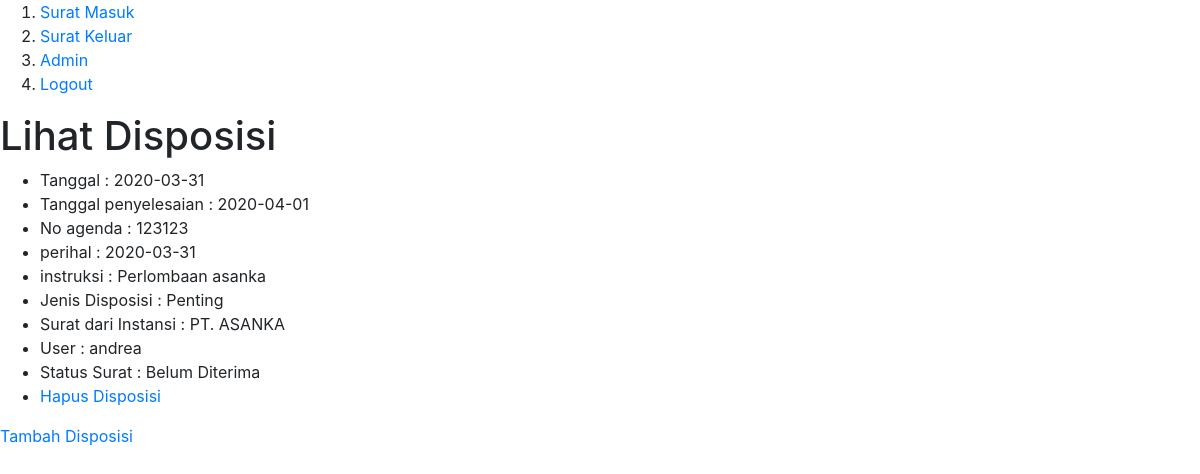
Screenshot of /public/admin/lihatDisposisi/12 (signed in) with the database file from the repository.
### tables this page shows
CREATE TABLE `tbl_disposisi` (
  `id_disposisi` int(11) NOT NULL,
  `tanggal` date NOT NULL,
  `tanggal_penyelesaian` date NOT NULL,
  `no_agenda` varchar(11) NOT NULL,
  `id_jenis_disposisi` int(11) NOT NULL,
  `instruksi` varchar(225) NOT NULL,
  `id_user` int(11) NOT NULL,
  `id_surat_masuk` int(11) NOT NULL
);

CREATE TABLE `tbl_user` (
  `id_user` int(255) NOT NULL,
  `id_role` int(255) NOT NULL,
  `nip` int(255) NOT NULL,
  `nama` varchar(255) NOT NULL,
  `password` varchar(255) NOT NULL
);

### app/core/db_wrapper.php (called while the page is built, shortened)
<?php
    class Database{
        private $host = host,
                $user = user,
                $pass = pass,
                $dbName = db;
        private $stmt, $dbh;
        public function __CONSTRUCT(){
            $dsn = "mysql:host=" . $this->host . "; dbname=" . $this->dbName;
            $option = [
                PDO::ATTR_PERSISTENT => true,
                PDO::ATTR_ERRMODE => PDO::ERRMODE_EXCEPTION
            ];
            try{
                $this->dbh = new PDO($dsn, $this->user, $this->pass, $option);
            }
            catch(PDOException $e){
                die( $e->getMessage() );
            }
        }
        public function query($query){
            $this->stmt = $this->dbh->prepare($query);
        }
        public function bind($param, $value, $type = null){
            if ( is_null($type) ) {
                switch(true){
                    case is_null($type) :
                        $type = PDO::PARAM_NULL;
                    default :
                        $type = PDO::PARAM_STR;
                }
            }
            $this->stmt->bindValue($param,$value,$type);
        }
        public function execute(){
            $this->stmt->execute();
        }
        public function allResult(){
            $this->execute();
            return $this->stmt->fetchAll(PDO::FETCH_ASSOC);
        }
        public function singleResult(){
            $this->execute();
            return $this->stmt->fetch(PDO::FETCH_ASSOC);
        }
        public function rowCount(){
            return $this->stmt->rowCount();
        }
    }
?>

### app/core/mainController.php (called while the page is built, shortened)
<?php
    class mainController{
        public function view($view, $data = []){
            require_once "../app/view/" . $view . ".php";
        }
        public function model($model){
            return new $model;
        }
    }
?>

### app/models/disposisiModel.php (called while the page is built, shortened)
<?php
    class disposisiModel{
        private $db, $table = " tbl_disposisi ";
        public function __CONSTRUCT(){
            $this->db = new Database;
        }
        public function getValidateDisposisi($id){
            $binded = $id ;
            $this->db->query("SELECT * FROM $this->table WHERE id_surat_masuk = :id");
            $this->db->bind('id', $binded);
            $this->db->execute();
            return $this->db->rowCount();
        }
        public function getDisposisi($id){
            $binded = $id ;
            $this->db->query("SELECT * FROM $this->table WHERE id_surat_masuk = :id");
            $this->db->bind('id', $binded);
            return $this->db->allResult();
        }
        public function getJenisDisposisis($data){
            $user = "SELECT * FROM tbl_jenis_disposisi WHERE id_jenis_disposisi =  :id ";
            $this->db->query($user);
            $this->db->bind('id', $data[0]['id_jenis_disposisi']);
            $a = $this->db->singleResult();
            return $a['jenis_disposisi'];
        }
        public function getAsalDisposisis($data){
            $user = "SELECT * FROM tbl_surat_masuk WHERE id_surat_masuk =  :id ";
            $this->db->query($user);
            $this->db->bind('id', $data[0]['id_surat_masuk']);
            $a = $this->db->singleResult();
            return $a['nama_instansi_surat_masuk'];
        }
        public function getUser($id){
            $getUser = "SELECT * FROM tbl_user WHERE id_user =  :id ";
            $this->db->query($getUser);
            $this->db->bind('id', $id);
            return $this->db->singleResult();
        }
    }
?>

### app/core/App.php (called while the page is built, shortened)
<?php
    Class App{
        protected
            $controller = "Login",
            $method = "index",
            $params = [];
        public function parseUrl(){
            if( isset($_GET['url']) ){
                $url = rtrim($_GET['url'], "/");
                $url = filter_var($url, FILTER_SANITIZE_URL);
                $url = explode("/", $url);
                return $url;
            }
        }
        public function __CONSTRUCT(){
            $url = $this->parseUrl();
            if ( file_exists("../app/controllers/". $url[0] . ".php" ) ) {
                unset($url[0]);
            }
            $this->controller = new $this->controller();
            if ( isset($url[1]) ){
                if( method_exists($this->controller, $url[1]) ){
                    $this->method = $url[1];
                    unset($url[1]);
                }
            }
            if( !empty($url) ){
                $this->params = array_values($url);
            }
            call_user_func_array([$this->controller, $this->method], $this->params);
        }
    }
?>

### public/index.php (called while the page is built, shortened)
<?php
    $app = new App();
?>

### app/view/admin/lihatDisposisi.php (the view)
<h1>Lihat Disposisi</h1>
    <?php
        $a = 0;
        foreach ($data['disposisi'] as $disposisi) :
     ?>
        <ul>
            <li>Tanggal : <?=$data['disposisi'][0]['tanggal'] ?></li>
            <li>Tanggal penyelesaian : <?=$data['disposisi'][0]['tanggal_penyelesaian'] ?></li>
            <li>No agenda : <?=$data['disposisi'][0]['no_agenda'] ?></li>
            <li>perihal : <?=$data['disposisi'][0]['tanggal'] ?></li>
            <li>instruksi : <?=$data['disposisi'][0]['instruksi'] ?></li>
            <li>Jenis Disposisi : <?=$data['jenis'][$a] ?></li>
            <li>Surat dari Instansi : <?=$data['asal'][$a] ?></li>
            <li>User : <?=$data['user'][$a]['nama'] ?></li>
            <li>Status Surat : Belum Diterima</li>
            <li><a href="<?=BASE_URL?>Admin/deleteDisposisi/<?=$disposisi['id_disposisi']?>">Hapus Disposisi</a></li>
        </ul>
    <?php
        $a++;
        endforeach;
    ?>
    <a href="<?= BASE_URL?>admin/disposisi/<?= $data['id_surat']?>">Tambah Disposisi</a>

### app/controllers/Admin.php (shortened to what this page needs)
<?php
    class Admin extends mainController{
        public function lihatDisposisi($id){
            if ($this->model('disposisiModel')->getValidateDisposisi($id) > 0) {
                    $data['disposisi'] = $this->model('disposisiModel')->getDisposisi($id);
                    $asal = [];
                    $jenis = [];
                    $user = [];
                    foreach ($data['disposisi'] as $disposisi) {
                        $asal[] =  $this->model('disposisiModel')->getAsalDisposisis($this->model('disposisiModel')->getDisposisi($id));
                        $jenis[] = $this->model('disposisiModel')->getJenisDisposisis($this->model('disposisiModel')->getDisposisi($id));
                        $user[] = $this->model('disposisiModel')->getUser($disposisi['id_user']);
                    }
                    $data["asal"] = $asal;
                    $data["jenis"] = $jenis;
                    $data["title"] = "Disposisi";
                    $data["id_surat"] = $id;
                    $data["user"] = $user;
                    $this->view('templates/header', $data);
                    $this->view('admin/lihatDisposisi',$data);
                    $this->view('templates/footer', $data);
            }
        }
    }
?>

### app/view/templates/header.php (shortened to what this page needs)
<!DOCTYPE html>
<html lang="en">
<head>
    <link rel="stylesheet" href="https://stackpath.bootstrapcdn.com/bootstrap/4.4.1/css/bootstrap.min.css">
</head>
<body>
    <ol>
        <li><a href="<?= BASE_URL?>admin/addDataSuratMasuk">Surat Masuk</a></li>
        <li><a href="<?= BASE_URL?>admin/addDataSuratKeluar">Surat Keluar</a></li>
        <li><a href="<?= BASE_URL?>admin/showRegister">Admin</a></li>
        <li><a href="<?= BASE_URL?>admin/logOut">Logout</a></li>
    </ol>

### app/view/templates/footer.php (shortened to what this page needs)
</body>
</html>

### rows the page displays
tbl_disposisi: tanggal "2020-03-31", tanggal_penyelesaian "2020-04-01", no_agenda "123123", instruksi "Perlombaan asanka", jenis "Penting", asal "PT. ASANKA", id_user.nama "andrea"
